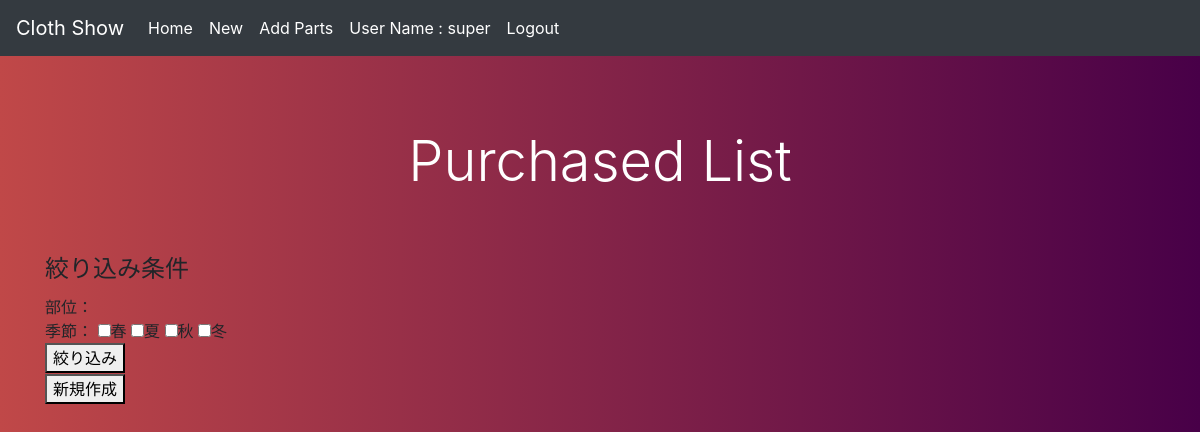
The app's page / (signed in), older data.
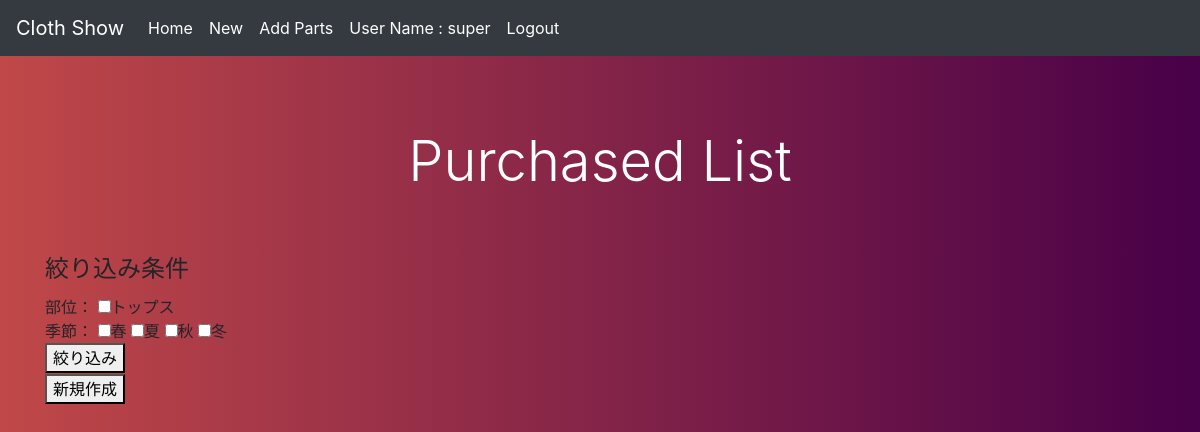
The same page, newer data.
### show/models.py (models this page shows, shortened)
class Parts(models.Model):
    name = models.CharField(max_length=50, unique=True)

### show/views.py (the view)
# urls.py: path('', views.PostListView.as_view(), name='home'),
class PostListView(LoginRequiredMixin, ListView):
    model = Post
    template_name = "show/index.html"
    context_object_name = 'posts'
    paginate_by = 5
    def get_context_data(self, **kwargs):
        context = super(PostListView, self).get_context_data(**kwargs)
        parts = Parts.objects.all()
        seasons = SEASONS_CHOICES
        context['parts'] = parts
        context['seasons'] = seasons
        return context
    def get_queryset(self):
        results = self.model.objects.all()
        results = results.filter(user=self.request.user).order_by('-date_created')
        q_parts = self.request.GET.getlist('part')
        q_seasons = self.request.GET.getlist('season')
        if len(q_parts) != 0:
            parts = [x for x in q_parts if x in ["1", "2", "3", "4", "5"]]
            results = results.filter(part__in=parts)
        if len(q_seasons) != 0:
            seasons = [x for x in q_seasons if x in ["春", "夏", "秋", "冬"]]
            results = results.filter(season__in=seasons)
        return results

### show/templatetags/custom_filters.py (called while the page is built)
@register.filter
def season_checked(value, querydict):
    seasons = querydict.getlist('season')
    if str(value) in seasons:
        return "season_checked"
    return ""

@register.filter
def checked(value, querydict):
    parts = querydict.getlist('part')
    if str(value) in parts:
        return "checked"
    return ""

### templates/show/index.html (shortened to what this page needs)
{% extends 'show/base.html' %}
{% load static %}
{% load custom_filters %}
{% load custom_tags %}
{% block content %}
<div class="container py-5">
    <div class="row text-center text-white mb-5">
        <div class="col-lg-7 mx-auto">
            <h1 class="display-4">Purchased List</h1>
        </div>
    </div>
<form method="get" action="" name="filter_form">
    <legend>絞り込み条件</legend>
    <div>
        <span>部位：</span>
        {% for part in parts %}
            <input type="checkbox" id="filter_kind_{{ part.pk }}"
                name="part"
                value="{{ part.pk }}"
                {{ part.pk|checked:request.GET }}
                >{{ part.name }}
        {% endfor %}
    </div>
    <div>
        <span>季節：</span>
        {% for i in seasons %}
            <input type="checkbox" id="filter_season"
                name="season"
                value="{{ i }}"
                {{ i |season_checked:request.GET}}
                >{{i}}
        {% endfor %}
    </div>
    <div>
        <button id="filter">絞り込み</button>
    </div>
</form>
    <div class="row">
        <div class="col-lg-8 mx-auto">
        </div>
    </div>
<button type="button" name="new_post" onclick="location.href='{% url 'show:post_create' %}'">新規作成</button>
{% endblock content %}

### templates/show/base.html (shortened to what this page needs)
{% load static %}
<!DOCTYPE html>
<html lang="ja">
<head>
    <link rel="stylesheet" href="https://stackpath.bootstrapcdn.com/bootstrap/4.5.0/css/bootstrap.min.css">
    <link rel="stylesheet" href="{% static 'css/application.css' %}">
    <link href="//maxcdn.bootstrapcdn.com/bootstrap/4.1.1/css/bootstrap.min.css" rel="stylesheet" id="bootstrap-css">
</head>
<body>
<nav class="navbar navbar-expand-md navbar-dark bg-dark mb-4" role="navigation">
    <a class="navbar-brand" href="{% url 'show:home' %}">Cloth Show</a>
    <div class="collapse navbar-collapse" id="navbarCollapse">
        <ul class="navbar-nav mr-auto">
            <li class="nav-item active">
                <a class="nav-link" href="{% url 'show:home' %}">Home <span class="sr-only">(current)</span></a>
            </li>
            <li class="nav-item active">
                <a class="nav-link" href="{% url 'show:post_create' %}" target="_self">New</a>
            </li>
             <li class="nav-item active">
                <a class="nav-link" href="{% url 'show:parts_create' %}" target="_self">Add Parts</a>
            </li>
            {% if user.is_authenticated %}
            <li class="nav-item active">
                <a class="nav-link" href="">User Name : {{user.get_username}}</a>
            </li>
            <li class="nav-item active">
                <a class="nav-link" href="{% url 'show:login' %}">Logout</a>
            </li>
            {% endif %}
    </div>
</nav>
    {% block content %}
    {% endblock content %}
</body>
</html>

### static/css/application.css (style rules this page uses)
body { background: linear-gradient(to right, #c04848, #480048); min-height: 100vh }
button { position:static; top:200px; left:200px; }

Row changes from the older to the newer data that the page shows:
added Parts: name "トップス"
